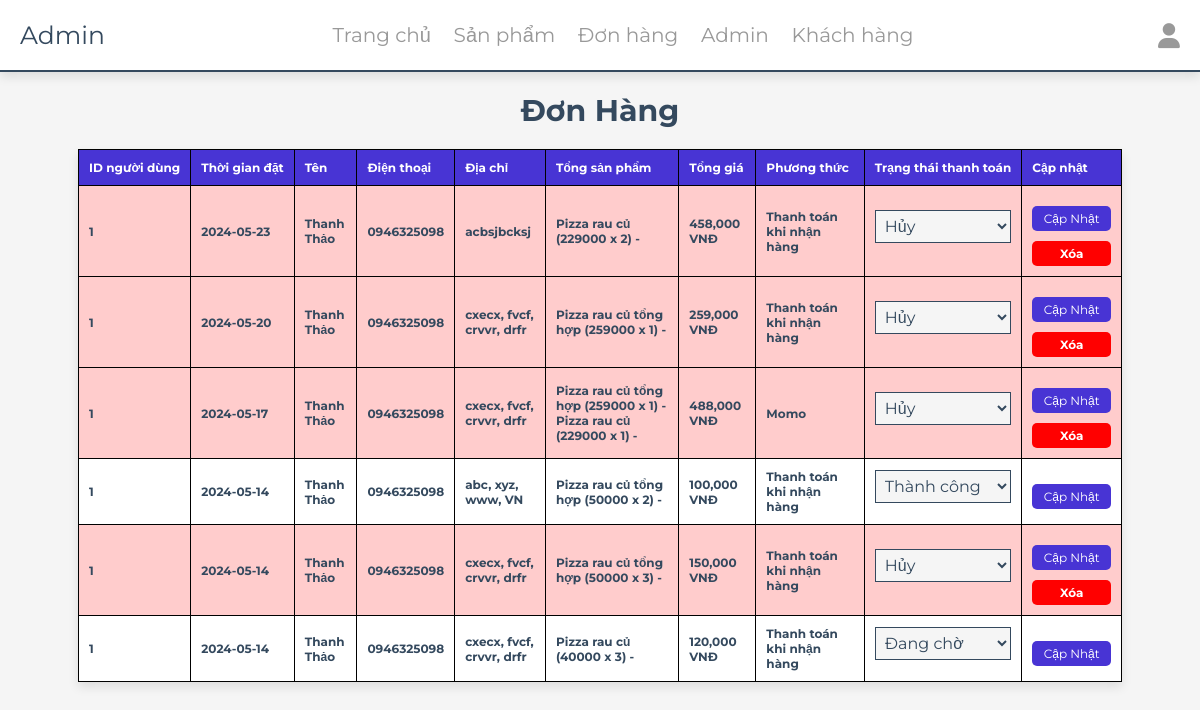
Screenshot of /food_website/admin/placed_orders.php (signed in) with the database file from the repository.
### tables this page shows
CREATE TABLE `orders` (
  `id` int(100) NOT NULL,
  `user_id` int(100) NOT NULL,
  `name` varchar(20) NOT NULL,
  `number` varchar(10) NOT NULL,
  `email` varchar(50) NOT NULL,
  `method` varchar(50) NOT NULL,
  `address` varchar(500) NOT NULL,
  `total_products` varchar(1000) NOT NULL,
  `total_price` int(100) NOT NULL,
  `placed_on` date NOT NULL DEFAULT current_timestamp(),
  `payment_status` varchar(20) NOT NULL DEFAULT 'pending'
);

### food_website/admin/placed_orders.php (the view, shortened to what this page needs)
<?php
include '../components/connect.php';
?>
<!DOCTYPE html>
<html lang="en">
<head>
   <link rel="stylesheet" href="https://cdnjs.cloudflare.com/ajax/libs/font-awesome/6.1.1/css/all.min.css">
   <link rel="stylesheet" href="../css/admin_style.css">
</head>
<body>
<?php include '../components/admin_header.php'; ?>
<section class="placed-orders">
   <h1 class="heading">Đơn hàng</h1>
   <div class="table-container">
      <table>
         <thead>
         <tr>
            <th>ID người dùng</th>
            <th>Thời gian đặt</th>
            <th>Tên</th>
            <th>Điện thoại</th>
            <th>Địa chỉ</th>
            <th>Tổng sản phẩm</th>
            <th>Tổng giá</th>
            <th>Phương thức</th>
            <th>Trạng thái thanh toán</th>
            <th>Cập nhật</th>
         </tr>
         </thead>
         <tbody>
         <?php
         $select_orders = $conn->prepare("SELECT * FROM `orders` ORDER BY placed_on DESC");
         $select_orders->execute();
         if ($select_orders->rowCount() > 0) {
            while ($fetch_orders = $select_orders->fetch(PDO::FETCH_ASSOC)) {
               ?>
               <tr style="background-color: <?php echo ($fetch_orders['payment_status'] == 'Hủy') ? '#ffcccc' : 'transparent'; ?>">
                  <td><?= $fetch_orders['user_id']; ?></td>
                  <td><?= $fetch_orders['placed_on']; ?></td>
                  <td><?= $fetch_orders['name']; ?></td>
                  <td><?= $fetch_orders['number']; ?></td>
                  <td><?= $fetch_orders['address']; ?></td>
                  <td><?= $fetch_orders['total_products']; ?></td>
                  <td><?= number_format($fetch_orders['total_price']); ?> VNĐ</td>
                  <td><?= $fetch_orders['method']; ?></td>
                  <td>
                     <form action="" method="POST">
                        <select name="payment_status" class="drop-down">
                           <option value="" selected disabled><?= $fetch_orders['payment_status']; ?></option>
                        </select>
                  </td>
                  <td>
                        <input type="submit" value="Cập nhật" class="btn" name="update_payment">
                        <?php if ($fetch_orders['payment_status'] == 'Hủy'): ?>
                           <a href="placed_orders.php?delete=<?= $fetch_orders['id']; ?>" class="delete-btn" onclick="return confirm('Xóa đơn?');">Xóa</a>
                        <?php endif; ?>
                  </td>
               </tr>
               <?php
            }
         } else {
            echo '<tr><td colspan="12" class="empty">Chưa có đơn hàng nào</td></tr>';
         }
         ?>
         </tbody>
      </table>
   </div>
</section>
</body>
</html>

### food_website/css/admin_style.css (style rules this page uses)
:root { --main-color:#4834d4; --red:#e74c3c; --orange:#f39c12; --black:#34495e; --white:#fff; --light-bg:#f5f5f5; --light-color:#999; --border:.2rem solid var(--black); --box-shadow:0 .5rem 1rem rgba(0,0,0,.1); }
* { font-family: 'Montserrat', sans-serif; margin:0; padding:0; box-sizing: border-box; text-decoration: none; outline: none; border:none; }
html { font-size: 62.5%; overflow-x: hidden; }
body { background-color: var(--light-bg); }
section { max-width: 1200px; margin:0 auto; padding:2rem; }
.btn, .delete-btn, .option-btn { display: block; margin-top: 1rem; border-radius: .5rem; cursor: pointer; width: 100%; font-size: 1.8rem; color:var(--white); padding:1.2rem 3rem; text-transform: capitalize; text-align: center; }
.btn { background-color: var(--main-color); }
.delete-btn { background-color: var(--red); }
.heading { text-align: center; margin-bottom: 2rem; text-transform: capitalize; color:var(--black); font-size: 3rem; }

### food_website/admin/placed_orders.php (style rules this page uses)
.table-container { display: flex; justify-content: center; }
table { width: 100%; max-width: 90%; border-collapse: collapse; margin: 0 auto; background-color: var(--white); box-shadow: var(--box-shadow); border: 1px solid black; }
th, td { padding: 1rem; text-align: left; font-size: 1.2rem; color: var(--black); border: 1px solid black; font-weight: bold; }
th { background-color: var(--main-color); color: var(--white); white-space: nowrap; }
td form { display: flex; flex-direction: column; gap: 0.5rem; }
.drop-down { width: 100%; background-color: var(--light-bg); padding: 0.5rem; font-size: 1.6rem; color: var(--black); border: 1px solid var(--black); margin-bottom: 1rem; }
.btn, .delete-btn { display: inline-block; padding: 0.5rem 1rem; background-color: var(--main-color); color: var(--white); text-align: center; cursor: pointer; font-size: 1.2rem; border-radius: 0.5rem; transition: background-color 0.3s ease; text-decoration: none; }
.delete-btn { background-color: red; }

### rows the page displays
orders: user "1", placed_on "2024-05-23", name "Thanh Thảo", number "0946325098", address "acbsjbcksj", total_products "Pizza rau củ (229000 x 2) -", total_price "458,000", method "Thanh toán khi nhận hàng", payment_status "Hủy"
orders: user "1", placed_on "2024-05-20", name "Thanh Thảo", number "0946325098", address "cxecx, fvcf, crvvr, drfr", total_products "Pizza rau củ tổng hợp (259000 x 1) -", total_price "259,000", method "Thanh toán khi nhận hàng", payment_status "Hủy"
orders: user "1", placed_on "2024-05-17", name "Thanh Thảo", number "0946325098", address "cxecx, fvcf, crvvr, drfr", total_products "Pizza rau củ tổng hợp (259000 x 1) - Pizza rau củ (229000 x 1) -", total_price "488,000", method "Momo", payment_status "Hủy"
orders: user "1", placed_on "2024-05-14", name "Thanh Thảo", number "0946325098", address "abc, xyz, www, VN", total_products "Pizza rau củ tổng hợp (50000 x 2) -", total_price "100,000", method "Thanh toán khi nhận hàng", payment_status "Thành công"
orders: user "1", placed_on "2024-05-14", name "Thanh Thảo", number "0946325098", address "cxecx, fvcf, crvvr, drfr", total_products "Pizza rau củ tổng hợp (50000 x 3) -", total_price "150,000", method "Thanh toán khi nhận hàng", payment_status "Hủy"
orders: user "1", placed_on "2024-05-14", name "Thanh Thảo", number "0946325098", address "cxecx, fvcf, crvvr, drfr", total_products "Pizza rau củ (40000 x 3) -", total_price "120,000", method "Thanh toán khi nhận hàng", payment_status "Đang chờ"
